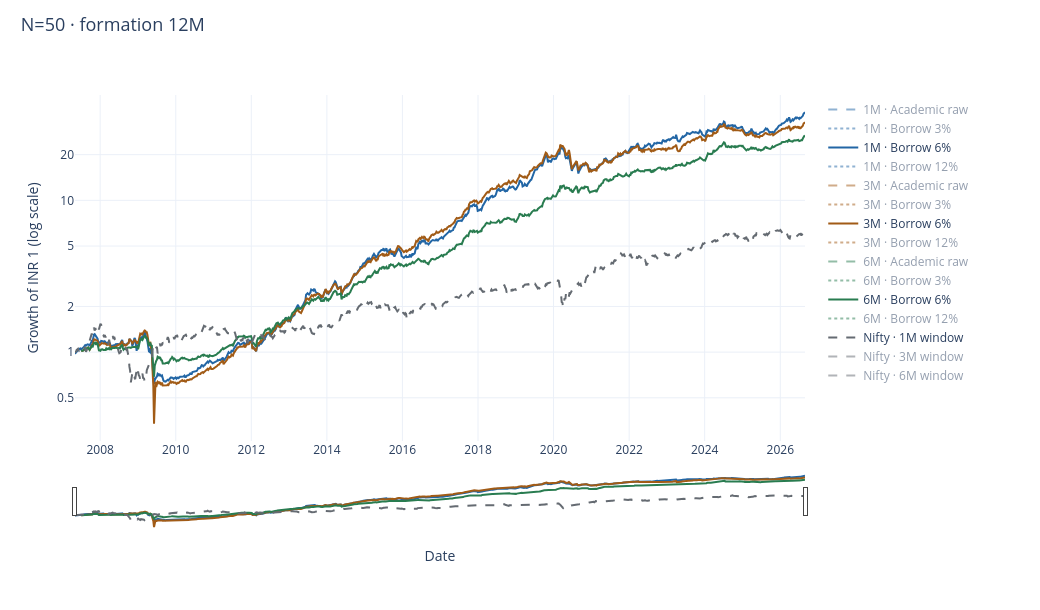

Here is the notebook cell this chart was saved with:
### Markdown cell above
### N=50

### Code cell
research.equity(50)

### Figure 1 — Plotly figure (JSON) as saved in the notebook; plotly's stock layout.template omitted (floating-point values rounded to 4 significant figures; data arrays with more than 128 entries replaced by an {"elided": "..."} marker saying what was removed)
{"data": [{"line": {"color": "#2266a5", "dash": "dash", "width": 2}, "name": "1M · Academic raw", "type": "scatter", "visible": "legendonly", "x": {"elided": "1010 str values"}, "y": {"elided": "1010 float values"}}, {"line": {"color": "#2266a5", "dash": "dot", "width": 2}, "name": "1M · Borrow 3%", "type": "scatter", "visible": "legendonly", "x": {"elided": "1010 str values"}, "y": {"elided": "1010 float values"}}, {"line": {"color": "#2266a5", "dash": "solid", "width": 2}, "name": "1M · Borrow 6%", "type": "scatter", "visible": true, "x": {"elided": "1010 str values"}, "y": {"elided": "1010 float values"}}, {"line": {"color": "#2266a5", "dash": "dot", "width": 2}, "name": "1M · Borrow 12%", "type": "scatter", "visible": "legendonly", "x": {"elided": "1010 str values"}, "y": {"elided": "1010 float values"}}, {"line": {"color": "#a15b16", "dash": "dash", "width": 2}, "name": "3M · Academic raw", "type": "scatter", "visible": "legendonly", "x": {"elided": "1001 str values"}, "y": {"elided": "1001 float values"}}, {"line": {"color": "#a15b16", "dash": "dot", "width": 2}, "name": "3M · Borrow 3%", "type": "scatter", "visible": "legendonly", "x": {"elided": "1001 str values"}, "y": {"elided": "1001 float values"}}, {"line": {"color": "#a15b16", "dash": "solid", "width": 2}, "name": "3M · Borrow 6%", "type": "scatter", "visible": true, "x": {"elided": "1001 str values"}, "y": {"elided": "1001 float values"}}, {"line": {"color": "#a15b16", "dash": "dot", "width": 2}, "name": "3M · Borrow 12%", "type": "scatter", "visible": "legendonly", "x": {"elided": "1001 str values"}, "y": {"elided": "1001 float values"}}, {"line": {"color": "#297c50", "dash": "dash", "width": 2}, "name": "6M · Academic raw", "type": "scatter", "visible": "legendonly", "x": {"elided": "1001 str values"}, "y": {"elided": "1001 float values"}}, {"line": {"color": "#297c50", "dash": "dot", "width": 2}, "name": "6M · Borrow 3%", "type": "scatter", "visible": "legendonly", "x": {"elided": "1001 str values"}, "y": {"elided": "1001 float values"}}, {"line": {"color": "#297c50", "dash": "solid", "width": 2}, "name": "6M · Borrow 6%", "type": "scatter", "visible": true, "x": {"elided": "1001 str values"}, "y": {"elided": "1001 float values"}}, {"line": {"color": "#297c50", "dash": "dot", "width": 2}, "name": "6M · Borrow 12%", "type": "scatter", "visible": "legendonly", "x": {"elided": "1001 str values"}, "y": {"elided": "1001 float values"}}, {"line": {"color": "#656b72", "dash": "dash"}, "name": "Nifty · 1M window", "type": "scatter", "visible": true, "x": {"elided": "1010 str values"}, "y": {"elided": "1010 float values"}}, {"line": {"color": "#656b72", "dash": "dash"}, "name": "Nifty · 3M window", "type": "scatter", "visible": "legendonly", "x": {"elided": "1001 str values"}, "y": {"elided": "1001 float values"}}, {"line": {"color": "#656b72", "dash": "dash"}, "name": "Nifty · 6M window", "type": "scatter", "visible": "legendonly", "x": {"elided": "1001 str values"}, "y": {"elided": "1001 float values"}}], "layout": {"height": 610, "hovermode": "x unified", "legend": {"font": {"size": 12}, "itemclick": "toggle", "itemdoubleclick": "toggleothers", "x": 1.025, "y": 1}, "margin": {"b": 80, "l": 75, "r": 235, "t": 95}, "title": {"font": {"size": 18}, "text": "N=50 · formation 12M", "x": 0.02, "y": 0.97}, "width": 1040, "xaxis": {"rangeslider": {"thickness": 0.13, "visible": true}, "title": {"text": "Date"}}, "yaxis": {"tickmode": "array", "ticktext": ["0.001", "0.002", "0.005", "0.01", "0.02", "0.05", "0.1", "0.2", "0.5", "1", "2", "5", "10", "20", "50", "100", "200", "500", "1000", "2000", "5000", "10000", "20000", "50000", "100000", "200000", "500000", "1e+06", "2e+06", "5e+06", "1e+07", "2e+07", "5e+07", "1e+08", "2e+08", "5e+08"], "tickvals": [0.001, 0.002, 0.005, 0.01, 0.02, 0.05, 0.1, 0.2, 0.5, 1.0, 2.0, 5.0, 10.0, 20.0, 50.0, 100.0, 200.0, 500.0, 1000.0, 2000.0, 5000.0, 10000.0, 20000.0, 50000.0, 100000.0, 200000.0, 500000.0, 1000000.0, 2000000.0, 5000000.0, 10000000.0, 20000000.0, 50000000.0, 100000000.0, 200000000.0, 500000000.0], "title": {"text": "Growth of INR 1 (log scale)"}, "type": "log"}}}
